Frame 1 (no input): blank canvas, image omitted
Frame 60 (no input): blank canvas, image omitted
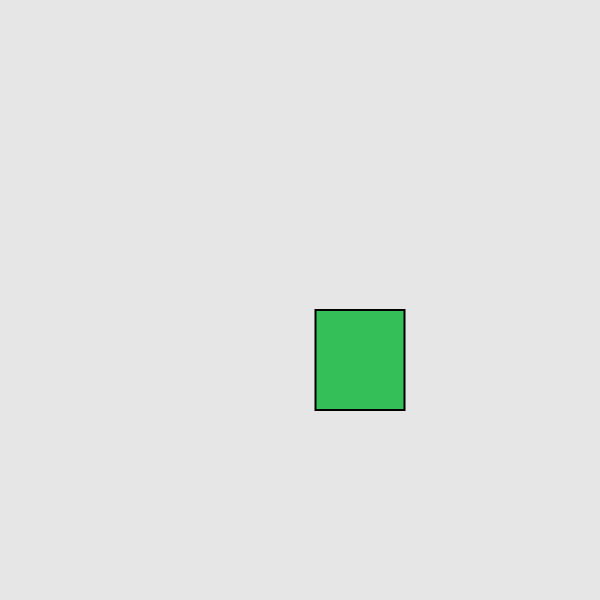
Frame 120 (the mouse pressed at the canvas centre since frame 60)

The p5.js sketch whose frames 1 and 60 were blank and that drew this single picture after the mouse press (run headless with seeded random() and noise() and a simulated clock; from frame 60 on, the mouse is pressed at the canvas centre):

// p5.js sketch
// ── sketch.js
var robots = [];
var shouldAdd;

function setup() {
  createCanvas(600, 600);
}
function draw() {
  background(230);
  for (let index = 0; index < robots.length; index++) {
    const robot = robots[index];
    robot.update();
    for (let j = index + 1; j < robots.length; j++) {
      anotherRobot = robots[j];
      robot.checkContact(anotherRobot);
    }
    robot.draw();
  }
}

function mousePressed() {
  if (mouseX > 0 && mouseX < width && mouseY > 0 && mouseY < height) {
    var v = createVector(mouseX, mouseY);
    var robot = creatRobots(v);
    if (mouseX < robot.headWidth / 2) {
      v.x = robot.headWidth / 2;
    }
    if (mouseX > width - robot.headWidth / 2) {
      v.x = width - 50;
    }
    if (mouseY < 50) {
      v.y = 50;
    }
    if (mouseY > height - 50) {
      v.y = height - 50;
    }
    if (robots.length == 0) {
      robots.push(robot);
    } else {
      shouldAdd = true;
      for (let index = 0; index < robots.length; index++) {
        const element = robots[index];
        if (robot.checkContact(element)) {
          shouldAdd = false;
          break;
        }
        //错误方式，每遇到不重合的元素就加一个
        // if (robot.checkContact(element)) {
        //   console.log("disable!!!");
        // } else {
        //   robots.push(robot);
        // }
      }
      if (shouldAdd) {
        robots.push(robot);
      }
    }
    console.log("clicked mouse", robots);
  }
}

function creatRobots(v) {
  return {
    position: v,
    speedX: 1,
    speedY: 1,
    headWidth: round(random(60, 100)),
    isCollision: false,
    color: {
      r: round(random(0, 255)),
      g: round(random(0, 255)),
      b: round(random(0, 255)),
    },
    draw: function () {
      strokeWeight(2);
      stroke(0);
      //head
      rectMode(CENTER);
      fill(this.color.r, this.color.g, this.color.b);
      rect(this.position.x, this.position.y, this.headWidth, 100);
      // //ears
      // fill(this.color.g, this.color.r, this.color.b);
      // rect(this.position.x - 7, this.position.y + 30, 10, 33);
      // rect(this.position.x + this.headWidth - 3, this.position.y + 30, 10, 33);
      // //robots' antennas
      // fill(250, 250, 0);
      // ellipse(
      //   this.position.x + this.headWidth * 0.5,
      //   this.position.y - 7,
      //   10,
      //   10
      // );
      // fill(255 - this.color.r, 255 - this.color.g, 255 - this.color.b);
      // rect(
      //   this.position.x + this.headWidth * 0.5 - 10,
      //   this.position.y - 3,
      //   20,
      //   10
      // );
      // //eyes
      // fill(255);
      // ellipse(
      //   this.position.x + this.headWidth * 0.25,
      //   this.position.y + 30,
      //   26,
      //   26
      // );
      // point(this.position.x + this.headWidth * 0.25, this.position.y + 30);
      // ellipse(
      //   this.position.x + this.headWidth * 0.75,
      //   this.position.y + 30,
      //   26,
      //   26
      // );
      // point(this.position.x + this.headWidth * 0.75, this.position.y + 30);
      // //robots' noses
      // fill(255, 0, 0);
      // triangle(
      //   this.position.x + this.headWidth * 0.5,
      //   this.position.y + 35,
      //   this.position.x + this.headWidth * 0.35,
      //   this.position.y + 60,
      //   this.position.x + this.headWidth * 0.65,
      //   this.position.y + 60
      // );
      //robot 1 mouth
      // noFill();
      // beginShape();
      // vertex(this.position.x + this.headWidth * 0.28, this.position.y + 75);
      // vertex(this.position.x + this.headWidth * 0.36, this.position.y + 85);
      // vertex(this.position.x + this.headWidth * 0.42, this.position.y + 75);
      // vertex(this.position.x + this.headWidth * 0.5, this.position.y + 85);
      // vertex(this.position.x + this.headWidth * 0.58, this.position.y + 75);
      // vertex(this.position.x + this.headWidth * 0.66, this.position.y + 85);
      // vertex(this.position.x + this.headWidth * 0.74, this.position.y + 75);
      // endShape();
    },
    update: function () {
      this.position.x += this.speedX;
      this.position.y += this.speedY;

      // if (this.position.x > width - this.headWidth || this.position.x < 0) {
      if (
        this.position.x > width - this.headWidth / 2 ||
        this.position.x < this.headWidth / 2
      ) {
        this.speedX *= -1;
      }
      if (this.position.y > height - 50 || this.position.y < 50) {
        this.speedY *= -1;
      }
    },
    checkContact: function (otherRobot) {
      let deltaX = abs(this.position.x - otherRobot.position.x);
      let deltaY = abs(this.position.y - otherRobot.position.y);
      let x = ceil((this.headWidth + otherRobot.headWidth) / 2);
      // console.log(deltaX, deltaY);
      let touched = false;
      if (deltaX < x + 1 && (deltaY == 100 || deltaY == 99)) {
        this.speedY *= -1;
        otherRobot.speedY *= -1;
        touched = true;
      }
      if ((deltaX == x || deltaX == x - 1) && deltaY < 101) {
        this.speedX *= -1;
        otherRobot.speedX *= -1;
        touched = true;
      }
      if (deltaX < x && deltaY < 100) {
        this.speedX = -otherRobot.speedX;
        this.speedY = -otherRobot.speedY;
        touched = true;
      }
      return touched;
    },
  };
}
